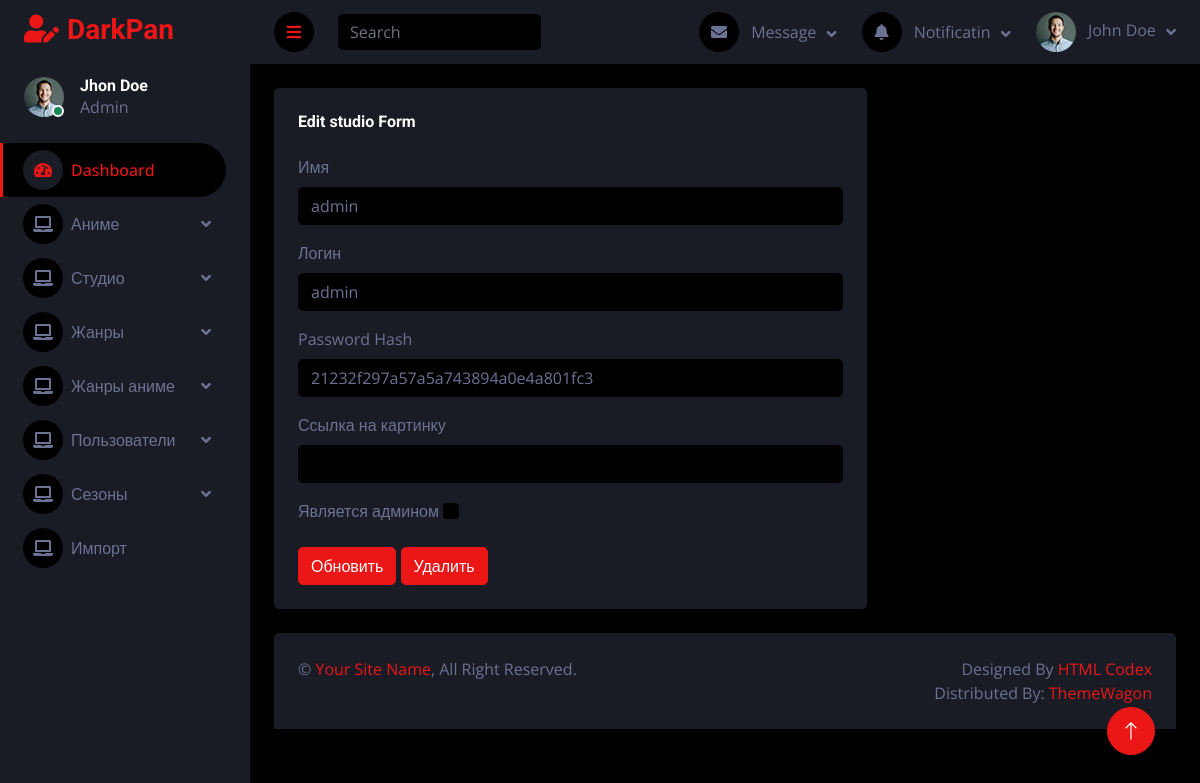
The app's page /adminpanel/userForm.php?id=1, older data.
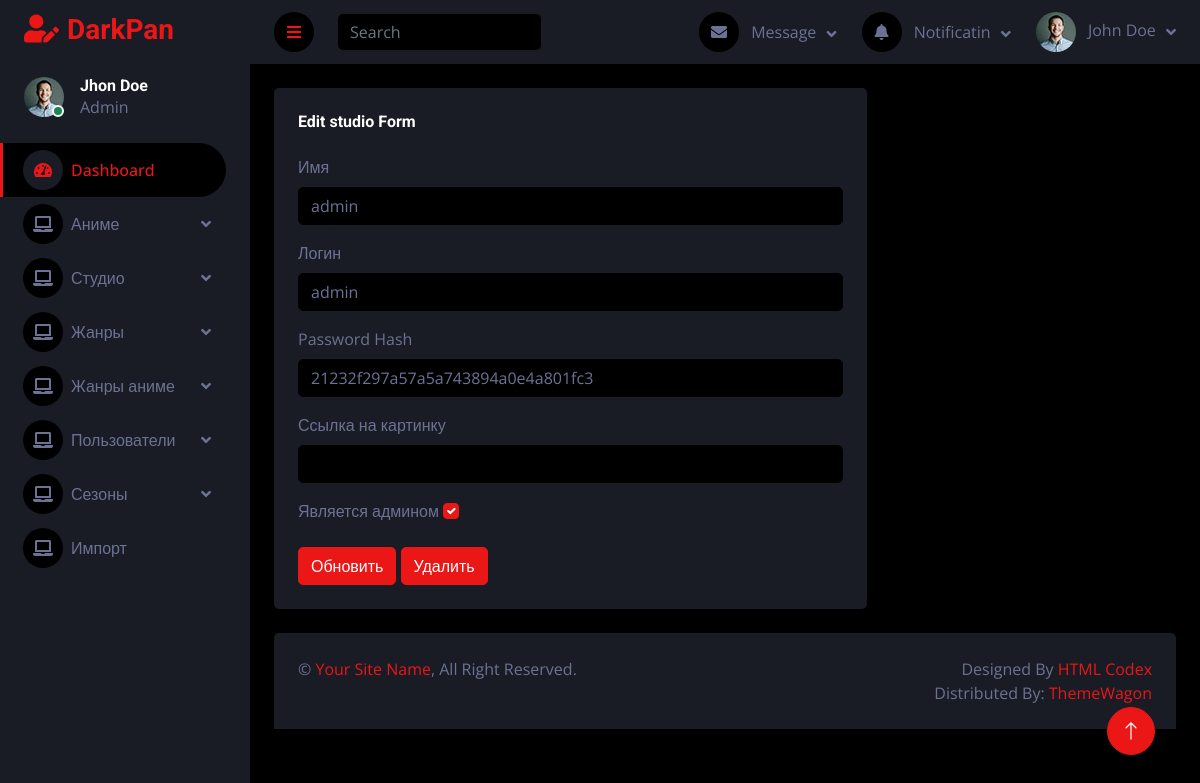
The same page, newer data.
### tables this page shows
CREATE TABLE `user` (
  `id` int(11) NOT NULL AUTO_INCREMENT,
  `name` varchar(250) NOT NULL,
  `login` varchar(250) NOT NULL,
  `passwordHash` varchar(32) NOT NULL,
  `profileImage` text,
  `isAdmin` tinyint(1) NOT NULL DEFAULT '0',
  `createDate` datetime NOT NULL,
  `updateDate` datetime DEFAULT NULL,
  PRIMARY KEY (`id`),
  UNIQUE KEY `login` (`login`)
);

### db.php (called while the page is built, shortened)
<?php
function SELECT($sql, $params = "", $data = array()) {
	$db = @mysqli_connect(HOST, USERNAME, PASSWORD, DATABASE) or die('ошибка соединение с БД');
	mysqli_set_charset($db, 'utf8');
	$statement = $db->prepare($sql);
	if (count($data) > 0) {
		$statement->bind_param($params, ...$data);
	}
	$statement->execute();
	$res = $statement->get_result();
	$result = $res->fetch_all(MYSQLI_ASSOC);
	return $result;
}
?>

### adminpanel/userForm.php (the view, shortened to what this page needs)
<?php
include('../db.php');
include('inc/header.php');
$id = $_GET['id'];
$sql = "SELECT * FROM `user` WHERE id=?";
$user = SELECT($sql, "i", [$id])[0];
?>
<body>
    <div class="container-fluid position-relative d-flex p-0">
        <?php include('./inc/sideBar.php'); ?>
        <div class="content">
            <?php include('./inc/navBar.php'); ?>
            <div class="container-fluid pt-4 px-4">
                <div class="row g-4">
                    <div class="col-sm-12 col-xl-8">
                        <div class="bg-secondary rounded h-100 p-4">
                            <h6 class="mb-4">Edit studio Form</h6>
                            <form action="CRUD/user/update.php" method="POST">
                                <div class="mb-3">
                                    <label class="form-label">Имя</label>
                                    <input type="text" class="form-control" name="name" value="<?=$user['name']?>">
                                </div>
                                <div class="mb-3">
                                    <label class="form-label">Логин</label>
                                    <input type="text" class="form-control" name="login" value="<?=$user['login']?>">
                                </div>
                                <div class="mb-3">
                                    <label class="form-label">Password Hash</label>
                                    <input type="text" class="form-control" name="passwordHash" value="<?=$user['passwordHash']?>">
                                </div>
                                <div class="mb-3">
                                    <label class="form-label">Ссылка на картинку</label>
                                    <input type="text" class="form-control" name="profileImage" value="<?=$user['profileImage']?>">
                                </div>
                                <div class="mb-3">
                                    <label class="form-label">Является админом</label>
                                    <?php echo '<input class="form-check-input" name="isAdmin" type="checkbox" ' . ($user['isAdmin'] == 1 ? 'checked' : '') . '>'; ?>
                                </div>
                                <button type="submit" class="btn btn-primary">Обновить</button>
                                <a href="./CRUD/user/delete.php?id=<?=$user['id']?>" class="btn btn-primary">
                                    Удалить
                                    </a>
                            </form>
                        </div>
                    </div>
                </div>
            </div>
            <div class="container-fluid pt-4 px-4">
                <div class="bg-secondary rounded-top p-4">
                    <div class="row">
                        <div class="col-12 col-sm-6 text-center text-sm-start">
                            &copy; <a href="#">Your Site Name</a>, All Right Reserved.
                        </div>
                        <div class="col-12 col-sm-6 text-center text-sm-end">
                            Designed By <a href="https://htmlcodex.com">HTML Codex</a>
                            <br>Distributed By: <a href="https://themewagon.com" target="_blank">ThemeWagon</a>
                        </div>
                    </div>
                </div>
            </div>
        </div>
        <a href="#" class="btn btn-lg btn-primary btn-lg-square back-to-top"><i class="bi bi-arrow-up"></i></a>
    </div>
<?php include('./inc/footer.php'); ?>

Row changes from the older to the newer data that the page shows:
changed user "admin": isAdmin "☐" → "☑"
